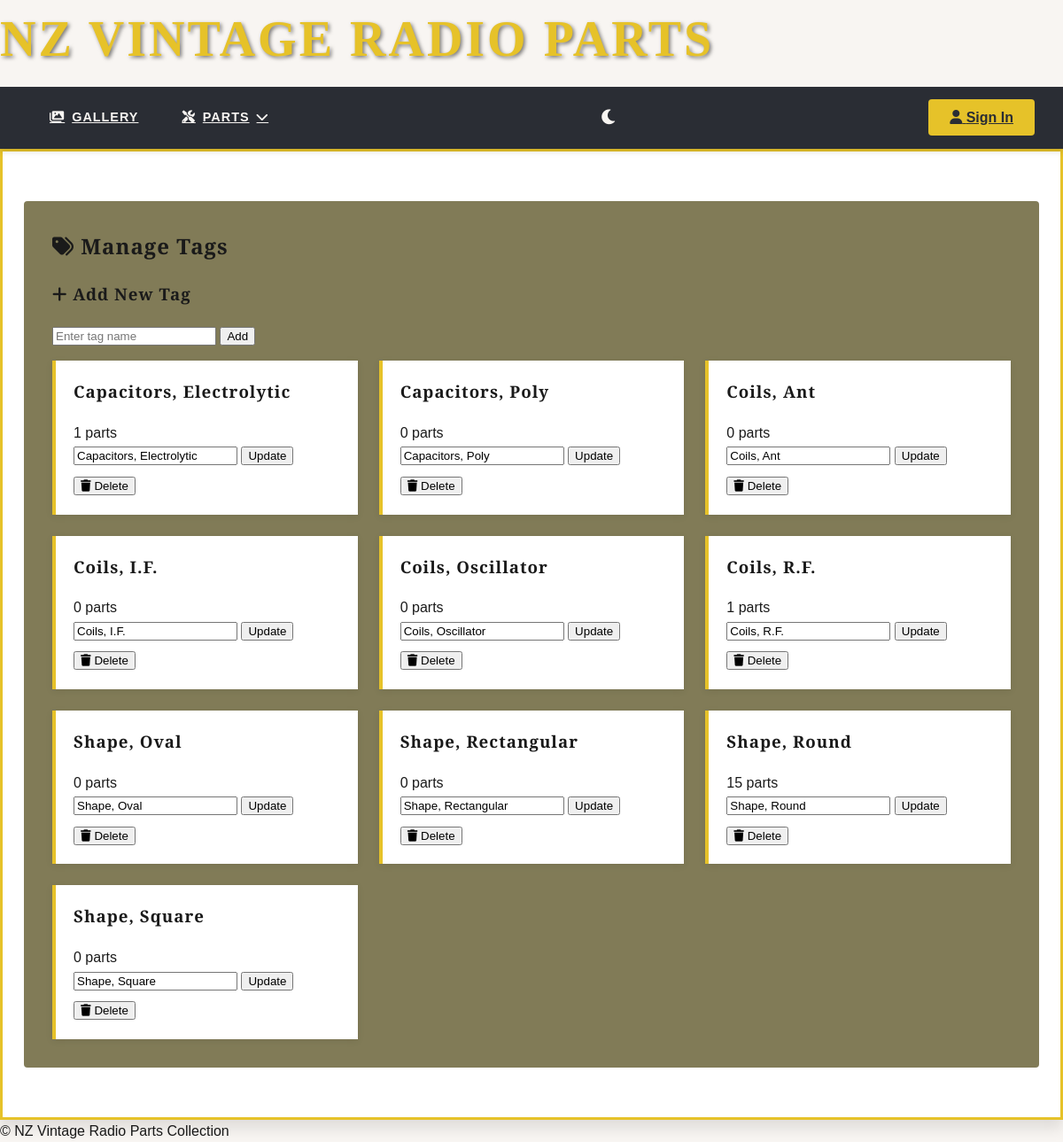
/tags/manage, run on the app's committed database.
### app/models.py (models this page shows, shortened)
class Tag(db.Model):
    __tablename__ = 'Tag'
    id = db.Column(db.Integer, primary_key=True, autoincrement=True)
    name = db.Column(db.String(100), nullable=False, unique=True)
    description = db.Column(db.String(255))
    slug = db.Column(db.String(100), nullable=False, unique=True, index=True)
    parts = db.relationship('Part', secondary=part_tags, back_populates='tags')

### app/blueprints/tags.py (the view)
@bp.route('/manage')
def manage_tags():
    tags = Tag.query.order_by(Tag.name).all()
    return render_template('manage_tags.html', tags=tags)

### app/templates/manage_tags.html (shortened to what this page needs)
{% extends 'layout.html' %}
{% block content %}
<div class="art-deco-card">
    <div class="tag-manager">
        <h2><i class="fas fa-tags"></i> Manage Tags</h2>
        <div class="add-tag-form">
            <h3><i class="fas fa-plus"></i> Add New Tag</h3>
            <form method="POST" action="{{ url_for('tags.add_tag') }}" class="tag-form">
                <input type="text" name="name" placeholder="Enter tag name" required>
                <button type="submit">Add</button>
            </form>
        </div>
        <div class="tag-list">
            {% for tag in tags %}
            <div class="tag-item">
                <div class="tag-header">
                    <h3 class="tag-name">{{ tag.name }}</h3>
                    <span class="tag-count">{{ tag.parts|length }} parts</span>
                </div>
                <form method="POST" action="{{ url_for('tags.edit_tag', tag_id=tag.id) }}" class="tag-form">
                    <input type="text" name="name" value="{{ tag.name }}" required>
                    <button type="submit">Update</button>
                </form>
                <form method="POST" action="{{ url_for('tags.delete_tag', tag_id=tag.id) }}" class="tag-form" style="margin-top: 0.5rem;">
                    <button type="submit" class="delete-btn">
                        <i class="fas fa-trash"></i> Delete
                    </button>
                </form>
            </div>
            {% else %}
            <div class="empty-state">
                <i class="fas fa-tags vintage-icon-large"></i>
                <h3>No Tags Yet</h3>
                <p>Add your first tag using the form above</p>
            </div>
            {% endfor %}
        </div>
    </div>
</div>
{% endblock %}

### app/static/css/style.css (style rules this page uses)
:root { --primary: #e6c229; --secondary: #2a2d34; --sorta-dark: #817b57; --accent: #927d0a; --light: #f8f5f2; --semi-light: #cdc9c6; --dark: #1a1a1a; --success: #4caf50; --warning: #ff9800; --error: #f44336; --bg-color: var(--light); --text-color: var(--dark); --card-bg: white; --nav-bg: var(--secondary); --nav-text: var(--light); --shadow-sm: 0 1px 3px rgba(0, 0, 0, 0.12); --shadow-md: 0 4px 6px rgba(0, 0, 0, 0.1); --shadow-lg: 0 10px 15px rgba(0, 0, 0, 0.1); --shadow-xl: 0 20px 25px rgba(0, 0, 0, 0.1); --shadow-primary: 0 4px 12px rgba(230, 194, 41, 0.2); --font-main: 'Federo', sans-serif; --font-display: 'Playfair Display', serif; --radio-dial: linear-gradient(135deg, transparent 50%, var(--primary) 50%); }
body { font-family: var(--font-main); background: var(--bg-color); color: var(--text-color); line-height: 1.6; margin: 0; position: relative; transition: background-color 0.3s ease, color 0.3s ease; }
body::before { content: ""; position: fixed; top: 0; left: 0; right: 0; height: 8px; z-index: 100; }
h1, h2, h3, h4 { font-family: var(--font-display); margin-top: 0; letter-spacing: 1px; color: var(--text-color); }
.art-deco-card { background: var(--card-bg); border-radius: 0; box-shadow: var(--shadow-lg); padding: 1.5rem; border: 3px solid var(--primary); position: relative; overflow: hidden; transition: transform 0.3s cubic-bezier(0.25, 0.46, 0.45, 0.94), box-shadow 0.3s cubic-bezier(0.25, 0.46, 0.45, 0.94); }
.art-deco-card::after { display: none !important; }
.tag-list { display: flex; flex-wrap: wrap; gap: 0.5rem; margin-top: 1rem; }
.tag-manager { background: var(--sorta-dark); padding: 2rem; margin: 2rem 0; border-radius: 4px; }
.tag-list { display: grid; grid-template-columns: repeat(auto-fill, minmax(280px, 1fr)); gap: 1.5rem; }
.tag-item { background: var(--card-bg); padding: 1.25rem; border-left: 4px solid var(--primary); box-shadow: 0 2px 8px rgba(0, 0, 0, 0.08); transition: all 0.25s ease; }

### data on the page
Tag: name "Capacitors, Electrolytic", parts|length "1"
Tag: name "Capacitors, Poly", parts|length "0"
Tag: name "Coils, Ant", parts|length "0"
Tag: name "Coils, I.F.", parts|length "0"
Tag: name "Coils, Oscillator", parts|length "0"
Tag: name "Coils, R.F.", parts|length "1"
Tag: name "Shape, Oval", parts|length "0"
Tag: name "Shape, Rectangular", parts|length "0"
Tag: name "Shape, Round", parts|length "15"
Tag: name "Shape, Square", parts|length "0"
